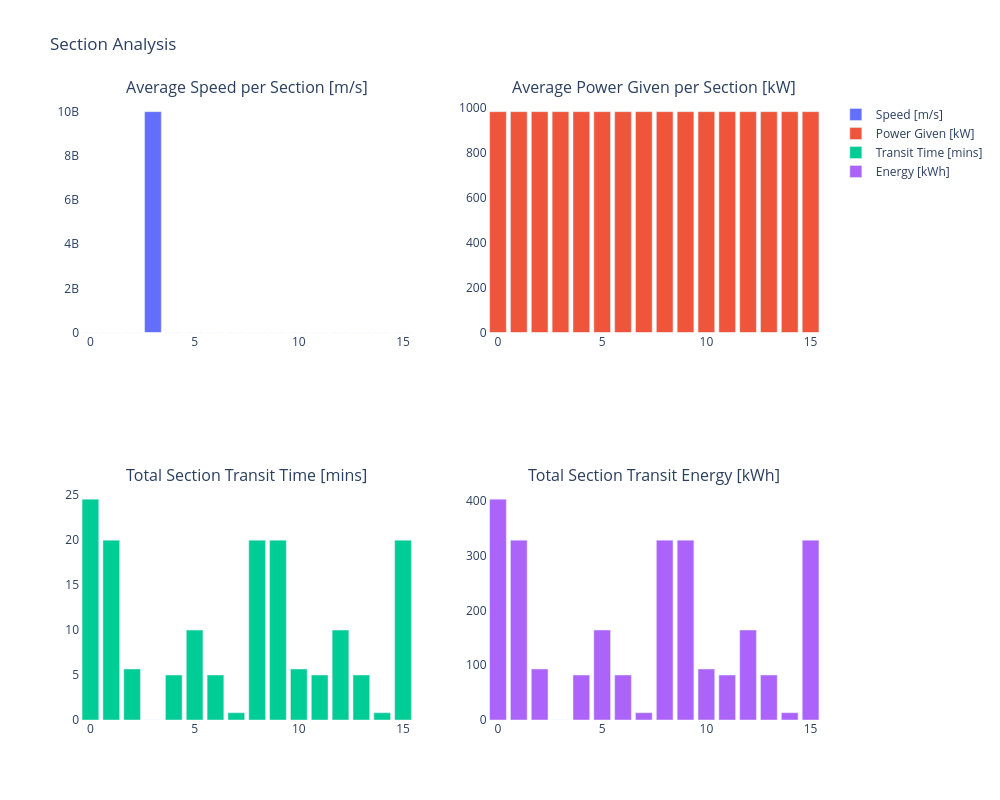

The notebook cell saved with this chart:
### Code cell
# Calculate average speed
average_speed = df_eventtable_energy_fuel['distance (m)'] / df_eventtable_energy_fuel['duration (s)']

# Calculate durations in minutes
durations = [
    (row['stop time'] - row['start time']).total_seconds() / 60
    for _, row in df_eventtable_energy_fuel.iterrows()
]

# Create 2x2 subplot figure
fig = make_subplots(rows=2, cols=2, subplot_titles=[
    'Average Speed per Section [m/s]',
    'Average Power Given per Section [kW]',
    'Total Section Transit Time [mins]',
    'Total Section Transit Energy [kWh]'
])

# Add bar charts to subplots
fig.add_trace(go.Bar(x=df.index, y=average_speed, name='Speed [m/s]'), row=1, col=1)
fig.add_trace(go.Bar(x=df.index, y=df_eventtable_energy_fuel['P_given (kW)'], name='Power Given [kW]'), row=1, col=2)
fig.add_trace(go.Bar(x=df.index, y=durations, name='Transit Time [mins]'), row=2, col=1)
fig.add_trace(go.Bar(x=df.index, y=df_eventtable_energy_fuel['total_energy (kWh)'], name='Energy [kWh]'), row=2, col=2)

# Update layout
fig.update_layout(
    height=800,
    width=1000,
    title_text='Section Analysis',
    plot_bgcolor='white'
)

# fig.show()

### Figure 1 — Plotly figure (JSON) as saved in the notebook; plotly's stock layout.template omitted (floating-point values rounded to 4 significant figures)
{"data": [{"name": "Speed [m/s]", "type": "bar", "x": [0, 1, 2, 3, 4, 5, 6, 7, 8, 9, 10, 11, 12, 13, 14, 15, 16, 17], "xaxis": "x", "y": [0.0, 4.0, 1.029, 10000000000.0, 0.0, 0.0, 0.0, 1.029, 4.0, 4.0, 1.029, 0.0, 0.0, 0.0, 1.029, 4.0], "yaxis": "y"}, {"name": "Power Given [kW]", "type": "bar", "x": [0, 1, 2, 3, 4, 5, 6, 7, 8, 9, 10, 11, 12, 13, 14, 15, 16, 17], "xaxis": "x2", "y": [984.7, 984.7, 984.7, 984.7, 984.7, 984.7, 984.7, 984.7, 984.7, 984.7, 984.7, 984.7, 984.7, 984.7, 984.7, 984.7], "yaxis": "y2"}, {"name": "Transit Time [mins]", "type": "bar", "x": [0, 1, 2, 3, 4, 5, 6, 7, 8, 9, 10, 11, 12, 13, 14, 15, 16, 17], "xaxis": "x3", "y": [24.56, 20, 5.67, 1.667e-08, 5, 10, 5, 0.8099, 20, 20, 5.67, 5, 10, 5, 0.8099, 20], "yaxis": "y3"}, {"name": "Energy [kWh]", "type": "bar", "x": [0, 1, 2, 3, 4, 5, 6, 7, 8, 9, 10, 11, 12, 13, 14, 15, 16, 17], "xaxis": "x4", "y": [403.1, 328.2, 93.04, 2.735e-07, 82.06, 164.1, 82.06, 13.29, 328.2, 328.2, 93.04, 82.06, 164.1, 82.06, 13.29, 328.2], "yaxis": "y4"}], "layout": {"annotations": [{"font": {"size": 16}, "showarrow": false, "text": "Average Speed per Section [m/s]", "x": 0.225, "xanchor": "center", "xref": "paper", "y": 1, "yanchor": "bottom", "yref": "paper"}, {"font": {"size": 16}, "showarrow": false, "text": "Average Power Given per Section [kW]", "x": 0.775, "xanchor": "center", "xref": "paper", "y": 1, "yanchor": "bottom", "yref": "paper"}, {"font": {"size": 16}, "showarrow": false, "text": "Total Section Transit Time [mins]", "x": 0.225, "xanchor": "center", "xref": "paper", "y": 0.375, "yanchor": "bottom", "yref": "paper"}, {"font": {"size": 16}, "showarrow": false, "text": "Total Section Transit Energy [kWh]", "x": 0.775, "xanchor": "center", "xref": "paper", "y": 0.375, "yanchor": "bottom", "yref": "paper"}], "height": 800, "plot_bgcolor": "white", "title": {"text": "Section Analysis"}, "width": 1000, "xaxis": {"anchor": "y", "domain": [0, 0.45]}, "xaxis2": {"anchor": "y2", "domain": [0.55, 1]}, "xaxis3": {"anchor": "y3", "domain": [0, 0.45]}, "xaxis4": {"anchor": "y4", "domain": [0.55, 1]}, "yaxis": {"anchor": "x", "domain": [0.625, 1]}, "yaxis2": {"anchor": "x2", "domain": [0.625, 1]}, "yaxis3": {"anchor": "x3", "domain": [0, 0.375]}, "yaxis4": {"anchor": "x4", "domain": [0, 0.375]}}}
